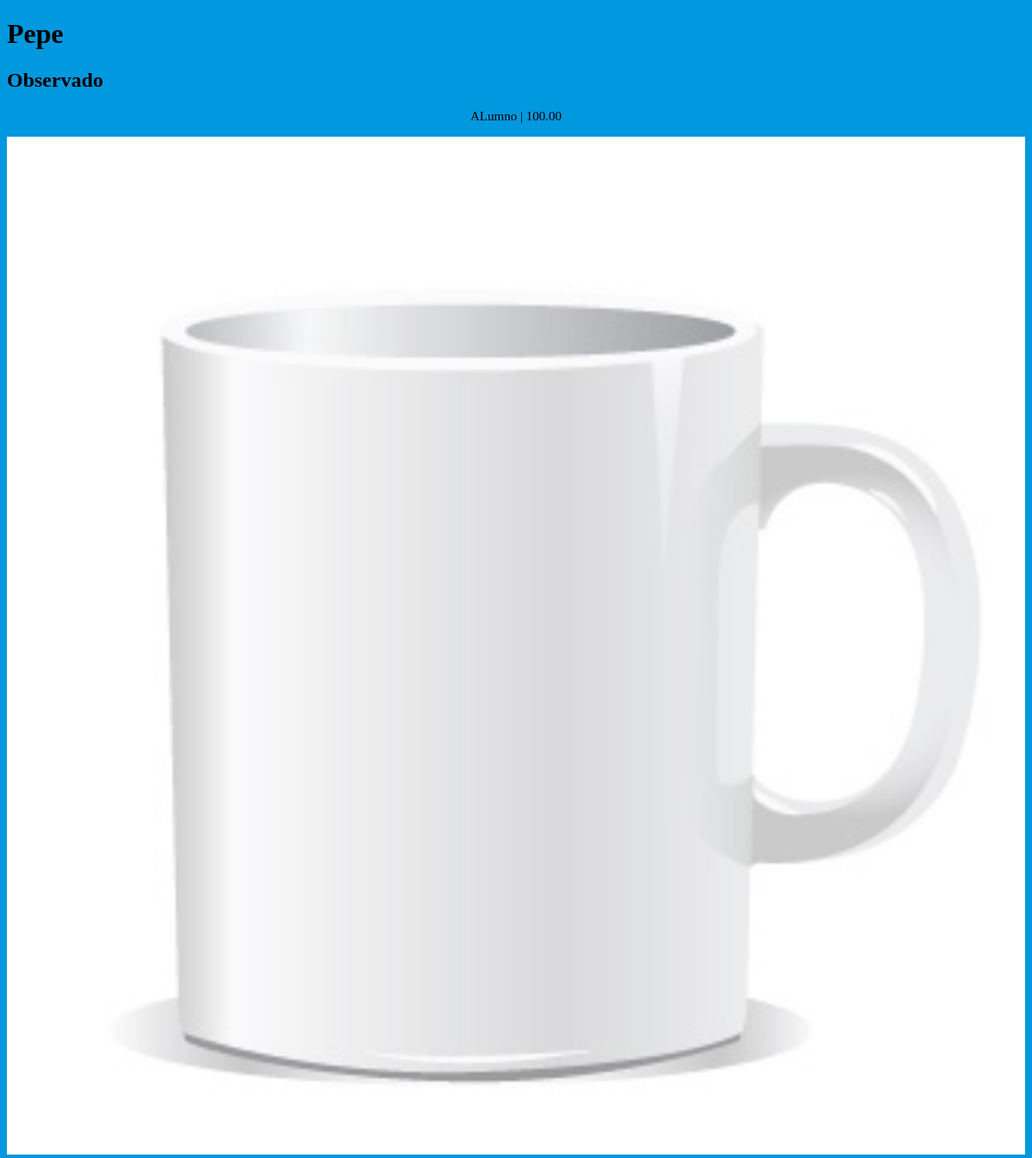
/product/1/, run on an earlier commit of the app's database.
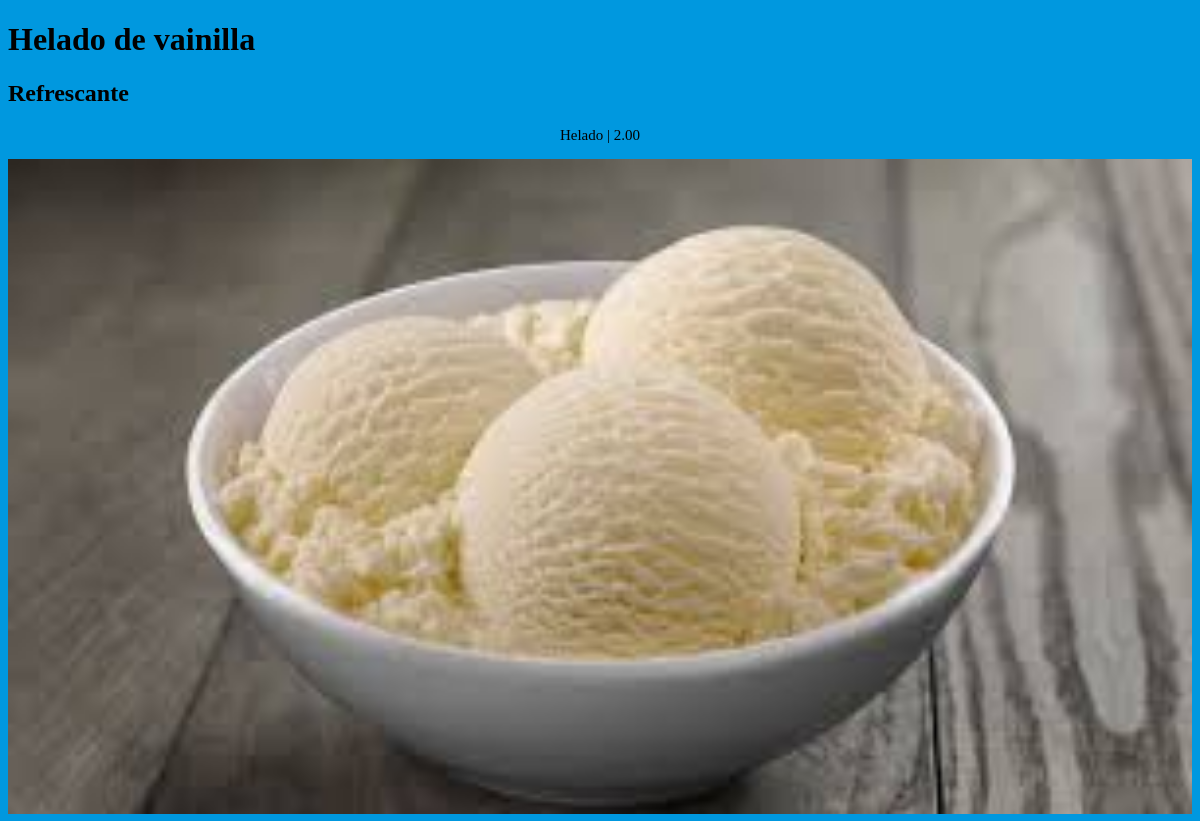
And on a later commit of the database.
### products/models.py (models this page shows, shortened)
class Product(models.Model):
    name = models.CharField(max_length=255)
    description = models.CharField(max_length=255)
    category = models.CharField(max_length=255)
    price = models.DecimalField(max_digits=6, decimal_places=2)
    image = models.ImageField(blank=True)
    class Meta:
        ordering = ('id',)

### products/views.py (the view)
# urls.py: url(r'^product/(?P<pk>[0-9]+)/$', views.product_detail),
def product_detail(request, pk):
    product = get_object_or_404(Product, pk=pk)
    template = loader.get_template('product_detail.html')
    context = {
        'product': product
    }
    return HttpResponse(template.render(context, request))

### templates/product_detail.html (shortened to what this page needs)
<!DOCTYPE html>
<html lang="en">
<head>
    {% load staticfiles %}
    <link rel="stylesheet" href="{% static 'css/base.css' %}">
</head>
<body>
    <h1>{{ product.name }}</h1>
    <h2>{{ product.description }}</h2>
    <p>
        {{ product.category }} |
        {{ product.price }}
    </p>
    <img src="{{ product.image.url }}" alt="">
</body>
</html>

What changed in the data, as far as the page shows it:
changed Product: name "Pepe" → "Helado de vainilla"; description "Observado" → "Refrescante"; category "ALumno" → "Helado"; price "100.00" → "2.00"; image: a different picture
